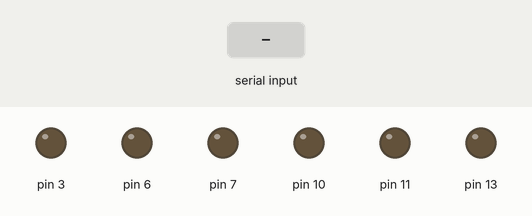
Recording of a sketch running on a simulated Arduino Uno, built with avr-gcc and run on an emulated ATmega328P. On the bench: output pins drawn as LEDs (lit = HIGH). Inputs (shaded band) come from the test bench. Pins used as bus, display or sensor lines are not drawn.

Above: at 1.2 s.
1.3 s: "f" received over Serial
At 1.8 s:
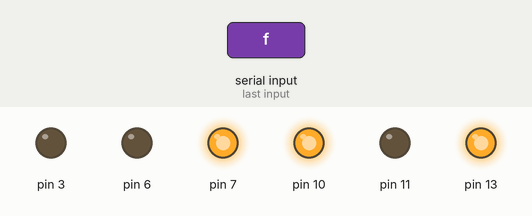
2.8 s: "b" received over Serial
At 4.0 s:
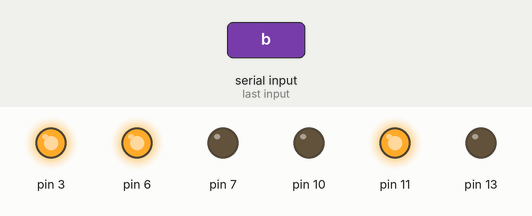
4.3 s: "r" received over Serial
At 5.3 s:
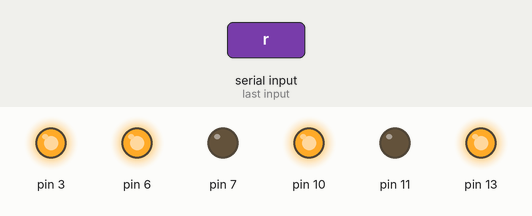
5.8 s: "l" received over Serial
At 6.4 s:
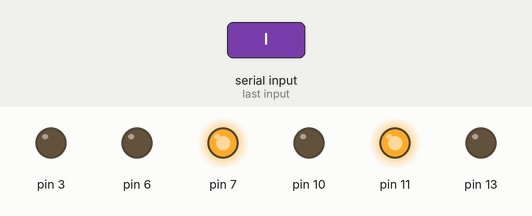
7.3 s: "s" received over Serial
At 8.7 s:
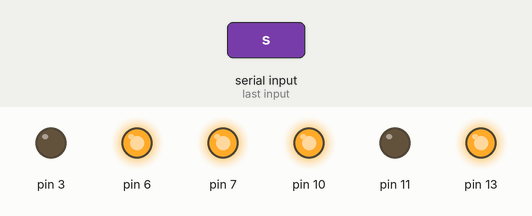
Timing chart, 0 to 9.8 s (numbered marks = the images above; inputs shaded):
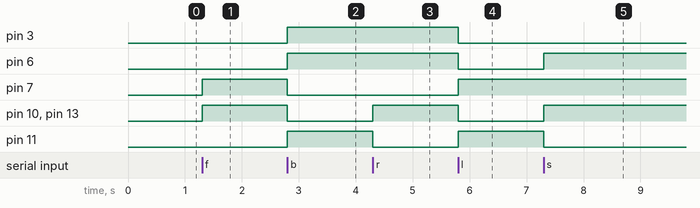

Measured:
- after the input at 1.3 s, pin 7, pin 10, pin 13: LOW → HIGH at once
- after the input at 2.8 s, pin 3, pin 6, pin 11: LOW → HIGH at once; pin 7, pin 10, pin 13: HIGH → LOW at once
- after the input at 4.3 s, pin 10, pin 13: LOW → HIGH at once; pin 11: HIGH → LOW at once
- after the input at 5.8 s, pin 3, pin 6, pin 10, pin 13: HIGH → LOW at once; pin 7, pin 11: LOW → HIGH at once
- after the input at 7.3 s, pin 6, pin 10, pin 13: LOW → HIGH at once; pin 11: HIGH → LOW at once

The sketch:

car.ino
```cpp
#include "arduino.h"
void setup()
{
  pinMode(7,OUTPUT);
  pinMode(6,OUTPUT);
  pinMode(11,OUTPUT);
  pinMode(10,OUTPUT);
  pinMode(1,OUTPUT);
  pinMode(3,OUTPUT);
  pinMode(11,OUTPUT);
  pinMode(13,OUTPUT);
  Serial.begin(11600);
}

/////
int income=0;
void loop()
{
  if(Serial.available()>0)
  {
    income=Serial.read();
    switch(income)
    {
      case 'f':
        forward();
        break;
      case 'b':
        backward();
        break;
      case 'r':
        right();
        break;
      case 'l':
        left();
        break;
      case 's':
        stopped();
        break;
      default:
        break;
    }
  }
}
//////////////////////////////////////////

void forward()
{
  digitalWrite(7,HIGH);
  digitalWrite(6,LOW);
  digitalWrite(10,HIGH);
  digitalWrite(11,LOW);
  digitalWrite(11,HIGH);
  digitalWrite(1,HIGH);
  digitalWrite(3,LOW);
  digitalWrite(13,HIGH);
  digitalWrite(11,LOW);
}

void backward()
{
  digitalWrite(6,HIGH);
  digitalWrite(7,LOW);
  digitalWrite(11,HIGH);
  digitalWrite(10,LOW);
  digitalWrite(3,HIGH);
  digitalWrite(1,LOW);
  digitalWrite(11,HIGH);
  digitalWrite(13,LOW);
}

void left()
{
  digitalWrite(7,HIGH);
  digitalWrite(6,LOW);
  digitalWrite(11,HIGH);
  digitalWrite(10,LOW);
  digitalWrite(11,HIGH);
  digitalWrite(13,LOW);
  digitalWrite(1,HIGH);
  digitalWrite(3,LOW);
}

void right()
{
  digitalWrite(6,HIGH);
  digitalWrite(7,LOW);
  digitalWrite(10,HIGH);
  digitalWrite(11,LOW);
  digitalWrite(3,HIGH);
  digitalWrite(1,LOW);
  digitalWrite(13,HIGH);
  digitalWrite(11,LOW);
}

void stopped()
{
  digitalWrite(6,HIGH);
  digitalWrite(7,HIGH);
  digitalWrite(10,HIGH);
  digitalWrite(11,HIGH);
  digitalWrite(1,HIGH);
  digitalWrite(3,LOW);
  digitalWrite(13,HIGH);
  digitalWrite(11,LOW);
}
```
